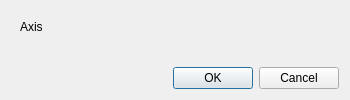
<?xml version="1.0" encoding="UTF-8"?>
<ui version="4.0">
 <class>RevoluteJointDialog</class>
 <widget class="QDialog" name="RevoluteJointDialog">
  <property name="geometry">
   <rect>
    <x>0</x>
    <y>0</y>
    <width>350</width>
    <height>100</height>
   </rect>
  </property>
  <property name="windowTitle">
   <string>Revolute Joint</string>
  </property>
  <layout class="QVBoxLayout" name="verticalLayout">
   <item>
    <widget class="QWidget" name="formWidget" native="true">
     <layout class="QFormLayout" name="formLayout">
      <item row="0" column="0">
       <widget class="QLabel" name="axisLabel">
        <property name="text">
         <string>Axis</string>
        </property>
       </widget>
      </item>
      <item row="0" column="1">
       <widget class="VectorWidget" name="axis"/>
      </item>
     </layout>
    </widget>
   </item>
   <item>
    <widget class="QDialogButtonBox" name="buttonBox">
     <property name="standardButtons">
      <set>QDialogButtonBox::Cancel|QDialogButtonBox::Ok</set>
     </property>
    </widget>
   </item>
  </layout>
 </widget>
 <customwidgets>
  <customwidget>
   <class>VectorWidget</class>
   <extends>QWidget</extends>
   <header>baramFlow.view.widgets.vector_widget</header>
  </customwidget>
 </customwidgets>
 <resources/>
 <connections/>
</ui>
